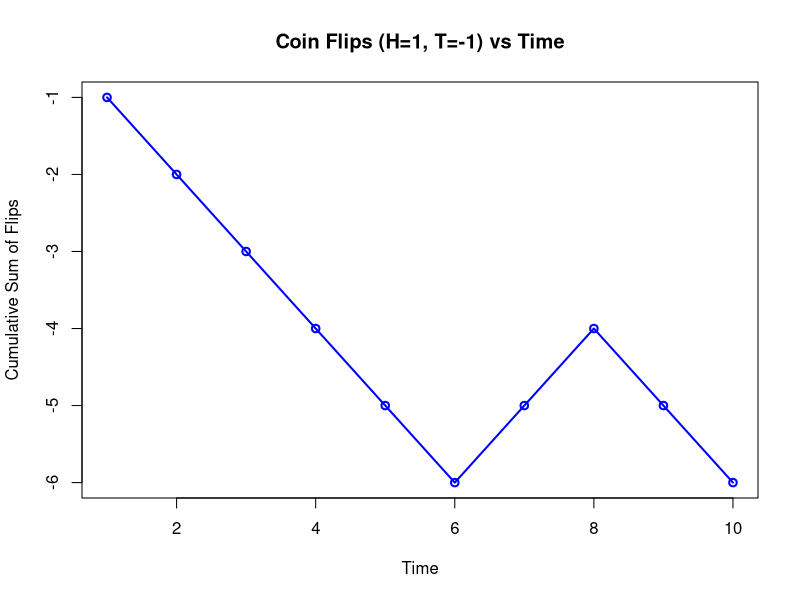

The R script that drew this image: (Note: this script raises an error after producing the figure.)
#Question 3

et <- list(-1, -1, -1, -1, -1, -1, 1, 1, -1, -1)
Yt <- cumsum(et)

plot(y=Yt, x=1:10, main = "Coin Flips (H=1, T=-1) vs Time", 
     ylab = "Cumulative Sum of Flips", xlab = "Time", type='o', lwd=2, col="blue")

plot(y=Yt,x=zlag(Yt), main = "Coin Flips vs Previous Coin Flips", 
     ylab='Coin Flip Result',xlab='Previous Coin Flip Result', lwd=2, col=4)

#Question 8

w = rnorm(48,0,1)
 y = cumsum(w)
  plot.ts(y, ylim = c(-10, 10), main = "Random 'Normal' Walk")
  plot(y=y,x=zlag(y), main = "Result vs Previous Result", 
       ylab='Result',xlab='Previous Result', lwd=2, col=4)

X <- rchisq(48,2)
  plot.ts(X, ylim = c(0, 10), main = "Random 'Chi-Sq' Walk")
  plot(y=X,x=zlag(X), main = "Result vs Previous Result", 
       ylab='Result',xlab='Previous Result', lwd=2, col=4)

t <- rt(48,5)
  plot.ts(t, ylim = c(-10, 10), main = "Random 'T-Dist' Walk")
  plot(y=t,x=zlag(t), main = "Result vs Previous Result", 
       ylab='Result',xlab='Previous Result', lwd=2, col=4)


